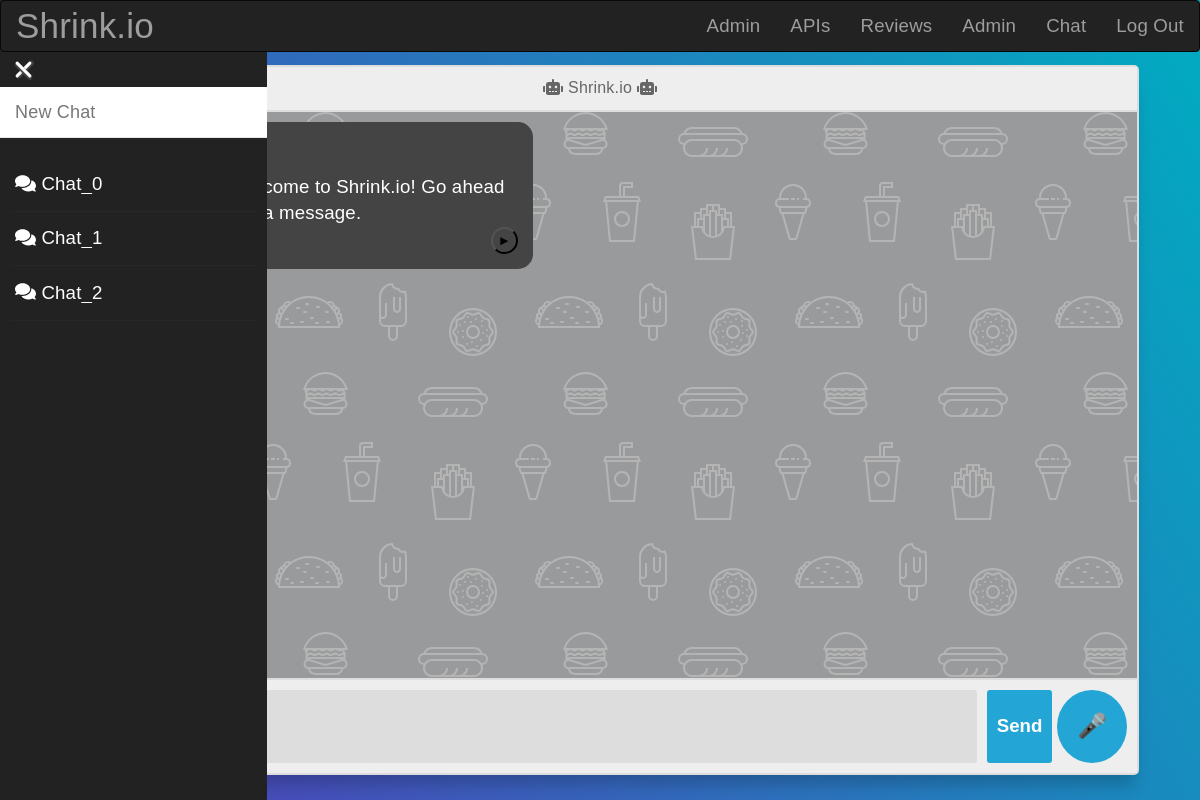
The page /chat (signed in) on the database its author committed.
### website/models.py (models this page shows, shortened)
class User(UserMixin, db.Model):
    __tablename__ = "users"
    id = db.Column(db.Integer, primary_key=True)
    username = db.Column(db.String(64), index=True)
    name = db.Column(db.String(64))
    lastname = db.Column(db.String(64))
    image_data = db.Column(db.LargeBinary, nullable=True)
    image_filename = db.Column(
        db.String(20), nullable=True, default="/static/image/default.png"
    )
    password_hash = db.Column(db.String(128))
    otp_secret = db.Column(db.String(16))
    chats = db.relationship(
        "Chat", backref=db.backref("chats", lazy=True)
    )  # Creating a relationship with the User model
    reviews = db.relationship("Reviews", backref="user", lazy=True)
    is_admin = db.relationship("Admin", backref="user", lazy=True)
    _status = db.relationship("Status", backref="user", lazy=True)
    @property
    def password(self):
        raise AttributeError("password is not a readable attribute")
    @property
    def is_admin(self):
        return bool(Admin.query.filter_by(user_id=self.id).first())
    @property
    def status(self):
        user_status = Status.query.filter_by(user_id=self.id).first()
        return user_status.status if user_status else None

class Chat(UserMixin, db.Model):
    __tablename__ = "chats"
    id = db.Column(db.Integer, primary_key=True)
    __name = db.Column(db.String(20), nullable=False)
    chat_json = db.Column(db.Text, nullable=False)
    user_id = db.Column(db.Integer, db.ForeignKey("users.id"))
    @property
    def chat(self):
        return loads(self.chat_json) if self.chat_json else []
    @property
    def name(self):
        return self.__name

### website/views.py (the view)
@views.route("/chat", endpoint="chat")
@restricted_route_decorator(check_session=False)
def chat():
    from .forms import ChatEdit
    user = get_current_user()
    chat_name_form = ChatEdit()
    return render_template(
        "chat.html", user=user, chat_data=-1, chat_id=-1, name_form=chat_name_form
    )

### website/forms.py
class ChatEdit(FlaskForm):
    name = StringField("Name", validators=[Length(1, 20)])

### website/__init__.py (called while the page is built)
def create_app():
    app = Flask(__name__)
    app.static_folder = "static"
    app.config.from_object("config")
    Bootstrap(app)
    db.init_app(app)
    login_manager = LoginManager()
    login_manager.login_view = "auth.login"
    login_manager.init_app(app)
    from .models import User
    create_database(app)
    create_admin(app)
    create_test_users(app)
    create_test_reviews(app)
    @login_manager.user_loader
    def load_user(user_id):
        return User.query.get(int(user_id))
    app.register_error_handler(404, page_not_found)
    from .auth import auth as auth_blueprint
    app.register_blueprint(auth_blueprint)
    from .admin import admin as admin_blueprint
    app.register_blueprint(admin_blueprint)
    from .views import views as views_blueprint
    app.register_blueprint(views_blueprint)
    return app

### website/utils/utils.py (called while the page is built)
def get_current_user():
    user = User.query.filter_by(username=current_user.username).first()
    return user

### website/templates/chat.html (shortened to what this page needs)
{% extends "base.html" %} {% import "bootstrap/wtf.html" as wtf %}  {% block page_content %}
<head>
</head>
{% with previous_chats=user.chats, name_form=name_form %} {% include
"chat_side_navbar.html" %} {% endwith %}
<div
  class="container body"
  style="padding-top: 3vw; width: calc(100% - 1%); padding-top: 30pt"
>
  <section class="msger">
    <header class="msger-header">
      <div class="msger-header-title">
        <i class="fas fa-robot"></i> Shrink.io <i class="fas fa-robot"></i>
      </div>
    </header>
    <main class="msger-chat">
      {% if chat_data == -1 %}
      <div class="msg left-msg">
        <div class="msg-bubble">
          <div class="msg-info">
            <div class="msg-info-name">Shrink.io</div>
          </div>
          {% set welcome_msg = "Hi " + user.name.title() + ", welcome to
          Shrink.io! Go ahead and send me a message." %}
          <div class="msg-text">{{ welcome_msg }}</div>
          <div style="text-align: right; font-size: 10pt">
            <button
              style="
                text-align: center;
                background-color: transparent;
                color: black;
                border-radius: 100%;
                width: 20pt;
                height: 20pt;
              "
              onclick="requestTextToSpeech('{{ welcome_msg }}')"
            >
              ►
            </button>
          </div>
        </div>
      </div>
      {% endif %}
    </main>
    <form class="msger-inputarea" enctype="multipart/form-data">
      <textarea
        class="msger-input"
        id="textInput"
        name="w3review"
        rows="2"
        cols="20"
      ></textarea>
      <button type="submit" class="msger-send-btn">Send</button>
      <button id="toggleRecording" type="button">
        <i class="microphone-icon">🎤</i>
      </button>
    </form>
  </section>
  <div class="video-container">
    <video class="round-video" id="videoFrame" loop autoplay muted>
          <source id="videoSource" src="../static/video/emma_idle.mp4" type="video/mp4">
    </video>
  </div>
</div>
{% endblock %}

### website/templates/base.html (shortened to what this page needs)
{% extends "bootstrap/base.html" %}
{% block navbar %}
<div
  class="navbar navbar-inverse"
  role="navigation"
  style="position: fixed; width: 100%; z-index: 3"
>
  <div class="">
    <div class="navbar-header">
      <a
        class="navbar-brand"
        style="font-size: 35px"
        href="{{ url_for('views.index') }}"
        >Shrink.io</a
      >
    </div>
    <div class="navbar-collapse collapse">
      <ul class="nav navbar-nav navbar-right">
        {% if current_user.is_admin %}
          <li><a href="{{ url_for('admin.admin_dashboard') }}">Admin</a></li>
          <li><a href="{{ url_for('admin.api_keys_form') }}">APIs</a></li>
        {% endif %}
        <li><a href="{{ url_for('views.reviews') }}">Reviews</a></li>
        {% if current_user.is_authenticated %}
          <li>
            <a href="{{ url_for('views.profile') }}"
              >{{ current_user.username.title() }}</a
            >
          </li>
          <li><a href="{{ url_for('views.chat') }}">Chat</a></li>
          <li><a href="{{ url_for('auth.logout') }}">Log Out</a></li>
        {% else %}
          <li><a href="{{ url_for('auth.login') }}">Log In</a></li>
          <li><a href="{{ url_for('auth.register') }}">Register</a></li>
        {% endif %}
      </ul>
    </div>
  </div>
</div>
{% endblock %} {% block content %}
<div class="container">{% block page_content %}{% endblock %}</div>
{% endblock %}

### website/templates/chat_side_navbar.html (shortened to what this page needs)
{% import "bootstrap/wtf.html" as wtf %}
{% block page_content %}
<head>
    <link rel="stylesheet" href="{{ url_for('static', filename='styles/chat.css') }}">
    <link rel="stylesheet" href="{{ url_for('static', filename='styles/chat_side_navbar.css') }}">
</head>
<div class="slide-button">
    <div class="bars-container change" id="msbo" onclick="barIconAnimate(this)">
        <div class="bar3"></div>
    </div>
</div>
<div class="msb" id="msb" style="padding-top:65pt; background:#222;">
    <nav class="navbar navbar-default" role="navigation">
        <div class="navbar-header">
            <div class="brand-wrapper">
                <div class="brand-name-wrapper">
                    <a class="navbar-brand" href="/chat">
                        New Chat
                    </a>
                </div>
            </div>
        </div>
        <div class="side-menu-container">
            <ul class="nav navbar-nav">
                {% for chat in previous_chats %}
                    <li class="prev-chat" style="white-space: nowrap; padding-top:10pt; padding-bottom:10pt;">
                        <a href="{{ url_for('views.get_chat', chat_id=chat.id) }}" id="{{ chat.id }}" style="display:inline;" name={{ chat.name }} draggable="false">
                            <i class="fas fa-duotone fa-comments"></i>
                            {{ name_form.name(value=chat.name, style="all:unset; width:55%;", class="name_input", readonly=True) }}
                        </a>
                    </li>
                {% endfor %}
            </ul>
        </div>
    </nav>
</div>
{% endblock %}

### website/static/styles/chat.css (style rules this page uses)
:root { --body-bg: linear-gradient(135deg, var(--background-color) 0%, #c3cfe2 100%); --msger-bg: var(--background-color); --border: 2px solid var(--border-color); --left-msg-bg: #444; --right-msg-bg: #579ffb; }
html { box-sizing: border-box; }
*, *:before, *:after { margin: 0; padding: 0; box-sizing: inherit; }
.body { display: flex; justify-content: center; align-items: center; height: 100vh; width: 90%; }
body { background-size: auto; background-attachment: fixed; }
.msger { display: flex; flex-flow: column wrap; justify-content: space-between; width: 100%; margin: 25px 10px; height: calc(100% - 50px); border: var(--border); border-radius: 5px; background: var(--msger-bg); box-shadow: 0 15px 15px -5px rgba(0, 0, 0, 0.2); }
.msger-header { font-size: medium; justify-content: space-between; padding: 10px; text-align: center; border-bottom: var(--border); background: #eee; color: #666; }
.msger-chat { flex: 1; overflow-y: auto; padding: 10px; }
.msg { display: flex; align-items: flex-end; margin-bottom: 10px; }
.msg-text { width: fit-content; white-space: normal; overflow-wrap: break-all; word-wrap: break-all; word-break: break-all; }
.msg-bubble { max-width: 300pt; padding: 15px; border-radius: 15px; background: var(--left-msg-bg); }
.msg-info { display: flex; justify-content: space-between; align-items: center; margin-bottom: 10px; }
.msg-info-name { margin-right: 10px; font-weight: bold; }
.left-msg .msg-bubble { border-bottom-left-radius: 0; }
.msger-inputarea { display: flex; padding: 10px; border-top: var(--border); background: #eee; color: #444; }
.msger-inputarea * { padding: 10px; border: none; border-radius: 3px; font-size: 1em; }
.msger-input { flex: 1; background: var(--border-color); }
.msger-send-btn { margin-left: 10px; background: var(--primary-color); color: #fff; font-weight: bold; cursor: pointer; transition: background 0.23s; }
.msger-chat { background-color: rgba(62, 62, 62, 0.5); animation: shine 100s linear infinite; }
textarea { resize: none; }
.video-container { border-radius: 50%; overflow: hidden; position:absolute; right: 8%; top: 120px; height: 20vi; width: 20vi; }
.round-video { position: relative; left: 0; top: 0; opacity: 1; width: 100%; height: 100%; }
#toggleRecording { background-color: var(--primary-color); color: var(--background-color); border: none; padding: 10px; margin-left: 5px; border-radius: 50%; font-size: 24px; cursor: pointer; transition: background-color 0.3s ease; }
#toggleRecording i { font-style: normal; }

### website/static/styles/chat_side_navbar.css (style rules this page uses)
body { background-color: #fff; font-family: Arial, sans-serif; font-size: 14pt; letter-spacing: 0.01em; color: #fff; }
.navbar-default { background-color: #fff; margin-left: 150pt; }
a, a:focus, a:hover { text-decoration: none; }
.msb, .mnb { -moz-animation: slidein 300ms forwards; -o-animation: slidein 300ms forwards; -webkit-animation: slidein 300ms forwards; animation: slidein 300ms forwards; -webkit-transform-style: preserve-3d; transform-style: preserve-3d; }
.bars-container { display: inline-block; cursor: pointer; }
.bar1, .bar2, .bar3 { width: 21px; height: 3px; background: #fff; margin: 6px 0; transition: 0.4s; border-radius: 3px; box-shadow: 1px 1px 1px 1px #444; }
.change .bar3 { transform: translate(0, -9px) rotate(45deg); }
.slide-button { position: absolute; top: 40pt; left: 10pt; width: auto; height: auto; z-index: 2; }
.prev-chat { width: auto; border-bottom: 1pt solid rgba(44, 44, 44, 0.5); border-radius: 10pt; -webkit-user-select: none; -ms-user-select: none; user-select: none; }

### website/static/styles/color_palette.css (style rules this page uses)
:root { --primary-color: #23a6d5; --secondary-color: #23d5ab; --recording-color: #fc1b2e; --accent-color: #e73c7e; --star-color: #f39c12; --star-empty-color: #ffd28a; --text-color: #333; --background-color: #f5f7fa; --border-color: #ddd; --border-radius: 5px; --transition-speed: 0.3s; }
body { background: linear-gradient(60deg, rgba(84,58,183,1) 0%, rgba(0,172,193,1) 100%); color: var(--background-color); height: 100vh; width: 100vw; }

### rows shown on the page
User: username "Admin"
Chat: name "Chat_0"
Chat: name "Chat_1"
Chat: name "Chat_2"
